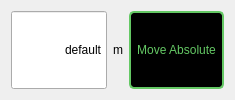
            <widget class="QWidget" name="tab_Absolute">
             <property name="styleSheet">
              <string notr="true">#tab_Absolute{
background-color: rgb(0, 0, 0);
}



</string>
             </property>
             <attribute name="title">
              <string>Absolute</string>
             </attribute>
             <layout class="QHBoxLayout" name="horizontalLayout_4" stretch="2,0,2">
              <item>
               <widget class="QLineEdit" name="lineEdit_AutoPositionAbsolute_Axis1">
                <property name="sizePolicy">
                 <sizepolicy hsizetype="Expanding" vsizetype="Preferred">
                  <horstretch>0</horstretch>
                  <verstretch>0</verstretch>
                 </sizepolicy>
                </property>
                <property name="toolTip">
                 <string>Absolute position to travel. Maximum 5 mm.</string>
                </property>
                <property name="text">
                 <string>default</string>
                </property>
                <property name="alignment">
                 <set>Qt::AlignRight|Qt::AlignTrailing|Qt::AlignVCenter</set>
                </property>
               </widget>
              </item>
              <item>
               <widget class="QLabel" name="label_8">
                <property name="text">
                 <string>m</string>
                </property>
                <property name="alignment">
                 <set>Qt::AlignCenter</set>
                </property>
               </widget>
              </item>
              <item>
               <widget class="QPushButton" name="pushButton_AutomaticMoveAbsolute_Axis1">
                <property name="sizePolicy">
                 <sizepolicy hsizetype="Minimum" vsizetype="Preferred">
                  <horstretch>0</horstretch>
                  <verstretch>0</verstretch>
                 </sizepolicy>
                </property>
                <property name="styleSheet">
                 <string notr="true">QPushButton#pushButton_AutomaticMoveAbsolute_Axis1{
color:rgb(100,200,100);
background-color:black;
border: 2px solid rgb(100,200,100);
border-radius: 5px
}</string>
                </property>
                <property name="text">
                 <string>Move Absolute</string>
                </property>
               </widget>
              </item>
             </layout>
            </widget>
